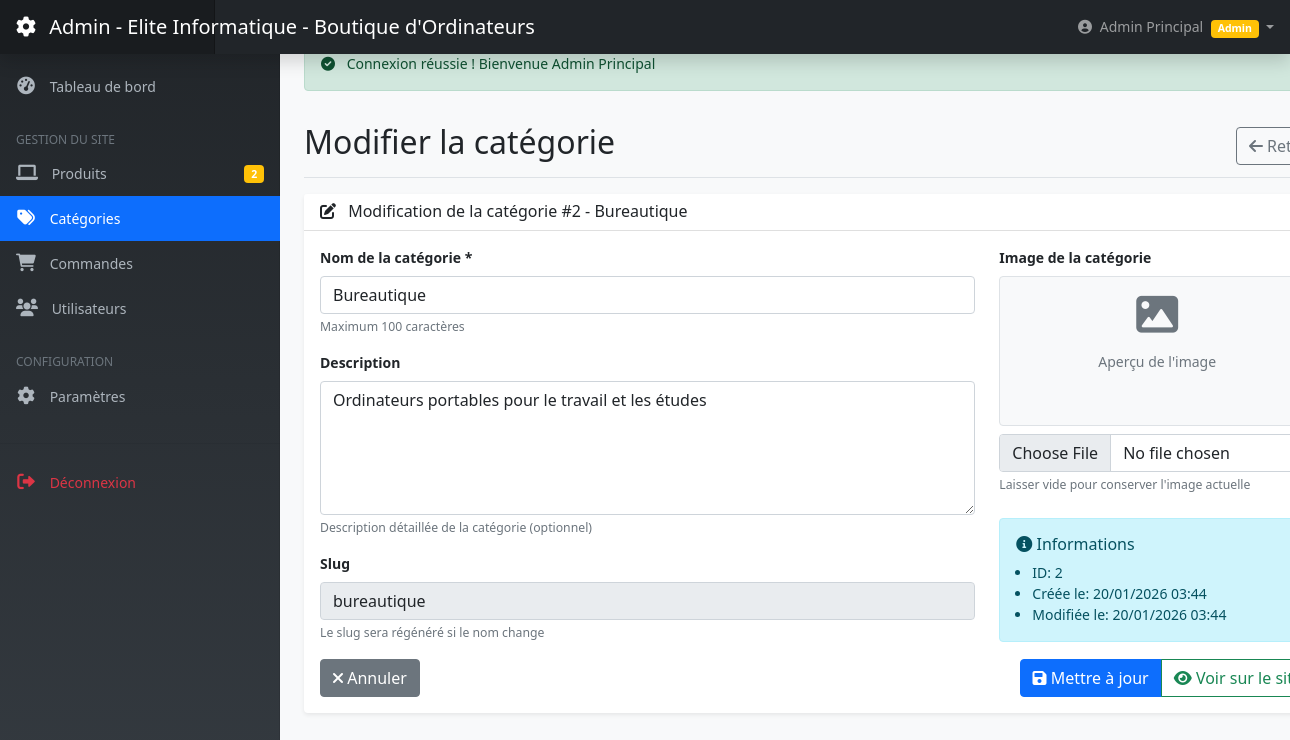
The page /admin/modifier-categorie.php?id=2 (signed in) on the database its author committed.
### tables this page shows
CREATE TABLE categories (
    id INT PRIMARY KEY AUTO_INCREMENT,
    nom VARCHAR(100) NOT NULL,
    description TEXT,
    slug VARCHAR(100) UNIQUE,
    created_at TIMESTAMP DEFAULT CURRENT_TIMESTAMP,
    updated_at TIMESTAMP DEFAULT CURRENT_TIMESTAMP ON UPDATE CURRENT_TIMESTAMP
);

### admin/modifier-categorie.php (the view, shortened to what this page needs)
<?php
require_once 'includes/admin-header.php';
$category_id = intval($_GET['id']);
$stmt = $conn->prepare("SELECT * FROM categories WHERE id = ?");
$stmt->bind_param("i", $category_id);
$stmt->execute();
$result = $stmt->get_result();
$category = $result->fetch_assoc();
$display_data = $_SERVER['REQUEST_METHOD'] === 'POST' ? $_POST : $category;
?>
<div class="d-flex justify-content-between flex-wrap flex-md-nowrap align-items-center pt-3 pb-2 mb-3 border-bottom">
    <h1 class="h2">Modifier la catégorie</h1>
    <div class="btn-toolbar mb-2 mb-md-0">
        <a href="categories.php" class="btn btn-outline-secondary">
            <i class="fas fa-arrow-left"></i> Retour
        </a>
    </div>
</div>
<div class="card">
    <div class="card-header">
        <h6 class="mb-0">
            <i class="fas fa-edit me-2"></i>
            Modification de la catégorie #<?php echo $category['id']; ?> - <?php echo htmlspecialchars($category['nom']); ?>
        </h6>
    </div>
    <div class="card-body">
        <form method="POST" action="" enctype="multipart/form-data" id="categoryForm">
            <div class="row">
                <div class="col-md-8">
                    <div class="mb-3">
                        <label for="nom" class="form-label">Nom de la catégorie *</label>
                        <input type="text" class="form-control" id="nom" name="nom" required
                               value="<?php echo htmlspecialchars($display_data['nom']); ?>"
                               maxlength="100">
                        <div class="form-text">Maximum 100 caractères</div>
                    </div>
                    <div class="mb-3">
                        <label for="description" class="form-label">Description</label>
                        <textarea class="form-control" id="description" name="description" rows="5"><?php
                            echo htmlspecialchars($display_data['description']);
                        ?></textarea>
                        <div class="form-text">Description détaillée de la catégorie (optionnel)</div>
                    </div>
                    <div class="mb-3">
                        <label class="form-label">Slug</label>
                        <input type="text" class="form-control" value="<?php echo htmlspecialchars($category['slug']); ?>" readonly>
                        <div class="form-text">Le slug sera régénéré si le nom change</div>
                    </div>
                </div>
                <div class="col-md-4">
                    <div class="mb-4">
                        <label for="image" class="form-label">Image de la catégorie</label>
                        <?php if (!empty($category['image_url'])): ?>
                        <div class="text-center mb-3">
                            <img src="../<?php echo $category['image_url']; ?>"
                                 alt="Image actuelle"
                                 class="img-fluid rounded border"
                                 style="max-height: 150px; max-width: 100%;">
                            <div class="mt-2">
                                <div class="form-check">
                                    <input class="form-check-input" type="checkbox" id="delete_image" name="delete_image">
                                    <label class="form-check-label text-danger" for="delete_image">
                                        <i class="fas fa-trash"></i> Supprimer cette image
                                    </label>
                                </div>
                            </div>
                        </div>
                        <?php else: ?>
                        <div class="border rounded p-3 text-center mb-2"
                             style="background-color: #f8f9fa; min-height: 150px;"
                             id="imagePreviewContainer">
                            <i class="fas fa-image fa-3x text-muted mb-3"></i>
                            <p class="text-muted">Aperçu de l'image</p>
                        </div>
                        <?php endif; ?>
                        <input type="file" class="form-control" id="image" name="image"
                               accept="image/*" onchange="previewImage(this, 'imagePreview')">
                        <div class="form-text">Laisser vide pour conserver l'image actuelle</div>
                    </div>
                    <div class="alert alert-info">
                        <h6><i class="fas fa-info-circle"></i> Informations</h6>
                        <ul class="mb-0 ps-3">
                            <li>ID: <?php echo $category['id']; ?></li>
                            <li>Créée le: <?php echo date('d/m/Y H:i', strtotime($category['created_at'])); ?></li>
                            <li>Modifiée le: <?php echo date('d/m/Y H:i', strtotime($category['updated_at'])); ?></li>
                        </ul>
                    </div>
                </div>
            </div>
            <div class="d-flex justify-content-between">
                <a href="categories.php" class="btn btn-secondary">
                    <i class="fas fa-times"></i> Annuler
                </a>
                <div class="btn-group">
                    <button type="submit" name="update" class="btn btn-primary">
                        <i class="fas fa-save"></i> Mettre à jour
                    </button>
                    <a href="../../pages/categorie.php?slug=<?php echo urlencode($category['slug']); ?>"
                       target="_blank"
                       class="btn btn-outline-success">
                        <i class="fas fa-eye"></i> Voir sur le site
                    </a>
                </div>
            </div>
        </form>
    </div>
</div>
<?php require_once 'includes/admin-footer.php'; ?>

### assets/css/admin.css (style rules this page uses)
:root { --sidebar-width: 250px; --sidebar-collapsed-width: 70px; --header-height: 60px; --primary-color: #0d6efd; --secondary-color: #6c757d; --success-color: #198754; --danger-color: #dc3545; --warning-color: #ffc107; --info-color: #0dcaf0; --dark-color: #212529; --light-color: #f8f9fa; }
body { font-size: 0.875rem; }
.card { border: none; box-shadow: 0 0.125rem 0.25rem rgba(0, 0, 0, .075); margin-bottom: 1.5rem; transition: transform 0.3s ease; }
.card-header { background-color: rgba(0, 0, 0, .03); border-bottom: 1px solid rgba(0, 0, 0, .125); font-weight: 600; }
.form-label { font-weight: 600; margin-bottom: 0.5rem; }

### admin/includes/admin-header.php (style rules this page uses)
:root { --sidebar-width: 280px; --primary-color: #0d6efd; }
body { font-size: .875rem; background-color: #f8f9fa; }
.card { border: none; box-shadow: 0 0.125rem 0.25rem rgba(0, 0, 0, .075); margin-bottom: 1.5rem; }
.card-header { background-color: #fff; border-bottom: 1px solid rgba(0, 0, 0, .125); }

### rows shown on the page
categories: id "2", nom "Bureautique", description "Ordinateurs portables pour le travail et les études", slug "bureautique", created_at "20/01/2026 03:44", updated_at "20/01/2026 03:44"

### other values the page prints
SITE_NAME "Elite Informatique - Boutique d'Ordinateurs"
$_SESSION['user_nom'] "Admin Principal"
$low_stock "2"
$_SESSION['success'] "Connexion réussie ! Bienvenue Admin Principal"
